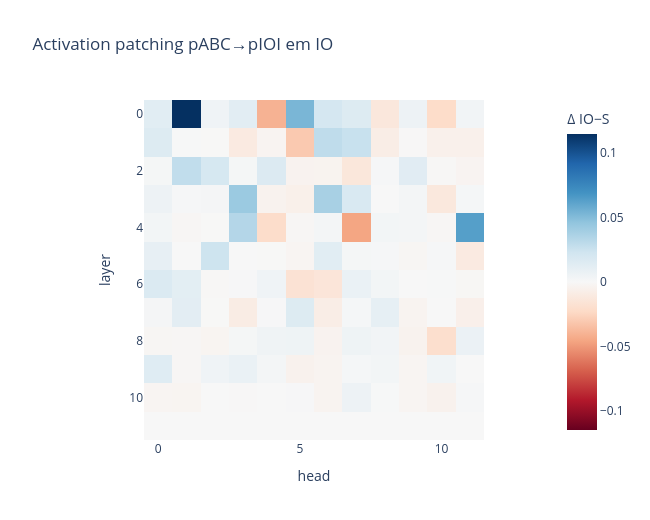
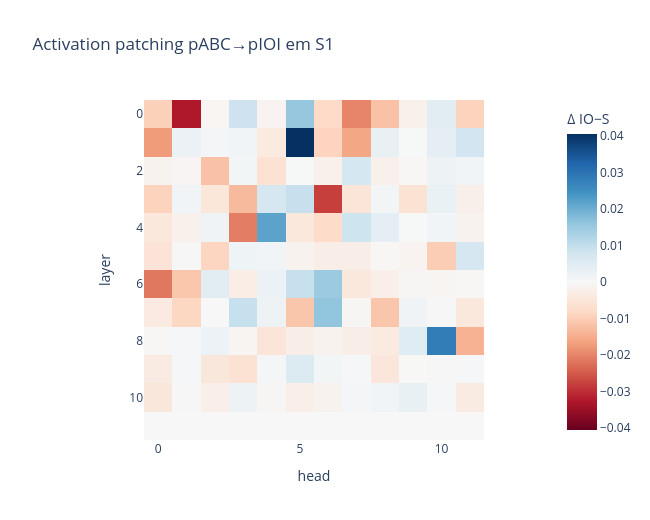
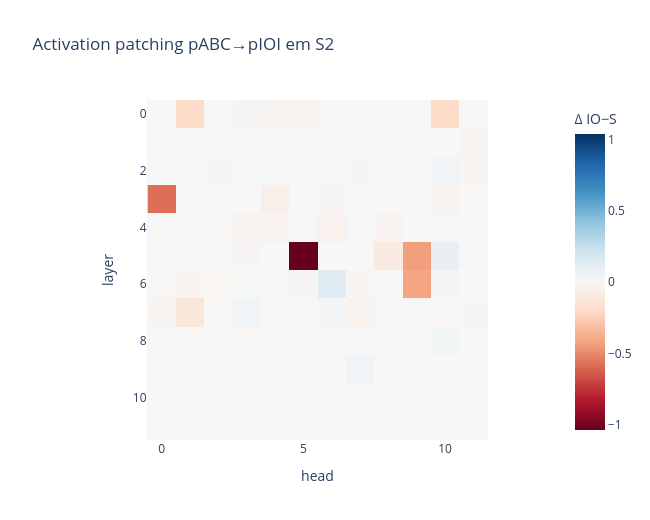
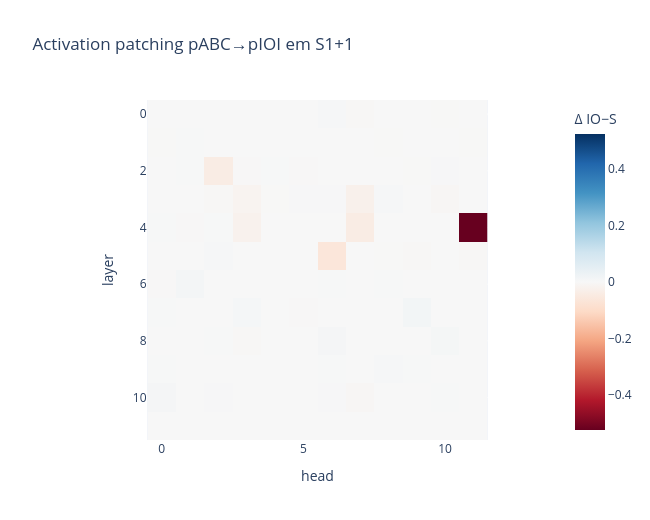

Notebook code for these charts, in order:
### Markdown cell above
## Activation patching `pABC → pIOI`

Para cada célula layer×head×posição, substituímos no forward pIOI somente o `hook_result` daquela cabeça e posição pelo valor correspondente de pABC. O efeito é `métrica_patched − métrica_pIOI`, medido como Δ IO−S bruto em N=64; as 720 intervenções cobrem 12 layers × 12 heads × 5 posições.

A convenção de sinal mudou em relação aos notebooks didáticos. Lá, *recovery* positivo media quanto uma ativação limpa restaurava o comportamento de uma execução corrompida. Aqui fazemos o sentido oposto — inserimos pABC em pIOI —, então Δ negativo indica perda de comportamento útil. Δ positivo também pode ser coerente: ao substituir um Negative Name Mover, removemos parte de sua contribuição contrária a IO e a diferença IO−S pode aumentar.

Não usamos uma *normalized metric*: o efeito permanece na mesma unidade da baseline IO−S.

### Code cell
was_use_attn_result = bool(model.cfg.use_attn_result)
model.set_use_attn_result(True)
try:
    patch_matrix = activation_patch_matrix(
        model=model,
        target_tokens=ioi_tokens,
        source_cache=abc_cache,
        metric=metric,
        target_positions=dataset.positions,
        source_positions=dataset.positions,
        semantic_positions=SEMANTIC_POSITIONS,
        activation="result",
    )
finally:
    model.set_use_attn_result(was_use_attn_result)

# A matriz tem shape [12 layers, 12 heads, 5 posições]; subtrair a baseline produz Δ IO−S bruto.
patch_effect = patch_matrix.values - baseline
assert patch_effect.shape == (12, 12, len(SEMANTIC_POSITIONS))
position_axis = {position: i for i, position in enumerate(SEMANTIC_POSITIONS)}

for position_index, position in enumerate(SEMANTIC_POSITIONS):
    fig = px.imshow(
        patch_effect[:, :, position_index].float().cpu(),
        labels={"x": "head", "y": "layer", "color": "Δ IO−S"},
        title=f"Activation patching pABC→pIOI em {position.value}",
        color_continuous_scale="RdBu",
        color_continuous_midpoint=0,
        aspect="equal",
    )
    fig.update_layout(width=650, height=520)
    fig.show()

# Reunimos somente o efeito na posição atribuída a cada nó publicado e depois agregamos por classe funcional.
class_summary = {}
for circuit_class, nodes in PUBLISHED_CIRCUIT.items():
    effects = [
        patch_effect[node.layer, node.head, position_axis[node.position]].item()
        for node in nodes
    ]
    class_summary[circuit_class.value] = {
        "n_nodes": len(nodes),
        "mean_patch_effect": sum(effects) / len(effects),
        "nodes": [
            {
                "layer": node.layer,
                "head": node.head,
                "position": node.position.value,
                "patch_effect": effect,
            }
            for node, effect in zip(nodes, effects)
        ],
    }

# Este resumo por classe é a ponte entre os mapas individuais e as arestas testadas no notebook 07.
for circuit_class in CircuitClass:
    summary = class_summary[circuit_class.value]
    print(
        f"{circuit_class.value:22s} n={summary['n_nodes']:2d} "
        f"mean Δ={summary['mean_patch_effect']:+.4f}"
    )

### Figure 1 — Plotly figure (JSON) as saved in the notebook; plotly's stock layout.template omitted (floating-point values rounded to 4 significant figures; data arrays with more than 128 entries replaced by an {"elided": "..."} marker saying what was removed)
{"data": [{"coloraxis": "coloraxis", "hovertemplate": "head: %{x}<br>layer: %{y}<br>Δ IO−S: %{z}<extra></extra>", "name": "0", "type": "heatmap", "xaxis": "x", "yaxis": "y", "z": {"elided": "12x12 float values"}}], "layout": {"coloraxis": {"autocolorscale": false, "cmid": 0, "colorbar": {"title": {"text": "Δ IO−S"}}, "colorscale": [[0, "rgb(103,0,31)"], [0.1, "rgb(178,24,43)"], [0.2, "rgb(214,96,77)"], [0.3, "rgb(244,165,130)"], [0.4, "rgb(253,219,199)"], [0.5, "rgb(247,247,247)"], [0.6, "rgb(209,229,240)"], [0.7, "rgb(146,197,222)"], [0.8, "rgb(67,147,195)"], [0.9, "rgb(33,102,172)"], [1, "rgb(5,48,97)"]]}, "height": 520, "title": {"text": "Activation patching pABC→pIOI em IO"}, "width": 650, "xaxis": {"anchor": "y", "constrain": "domain", "domain": [0, 1], "scaleanchor": "y", "title": {"text": "head"}}, "yaxis": {"anchor": "x", "autorange": "reversed", "constrain": "domain", "domain": [0, 1], "title": {"text": "layer"}}}}

### Figure 2 — Plotly figure (JSON) as saved in the notebook; plotly's stock layout.template omitted (floating-point values rounded to 4 significant figures; data arrays with more than 128 entries replaced by an {"elided": "..."} marker saying what was removed)
{"data": [{"coloraxis": "coloraxis", "hovertemplate": "head: %{x}<br>layer: %{y}<br>Δ IO−S: %{z}<extra></extra>", "name": "0", "type": "heatmap", "xaxis": "x", "yaxis": "y", "z": {"elided": "12x12 float values"}}], "layout": {"coloraxis": {"autocolorscale": false, "cmid": 0, "colorbar": {"title": {"text": "Δ IO−S"}}, "colorscale": [[0, "rgb(103,0,31)"], [0.1, "rgb(178,24,43)"], [0.2, "rgb(214,96,77)"], [0.3, "rgb(244,165,130)"], [0.4, "rgb(253,219,199)"], [0.5, "rgb(247,247,247)"], [0.6, "rgb(209,229,240)"], [0.7, "rgb(146,197,222)"], [0.8, "rgb(67,147,195)"], [0.9, "rgb(33,102,172)"], [1, "rgb(5,48,97)"]]}, "height": 520, "title": {"text": "Activation patching pABC→pIOI em S1"}, "width": 650, "xaxis": {"anchor": "y", "constrain": "domain", "domain": [0, 1], "scaleanchor": "y", "title": {"text": "head"}}, "yaxis": {"anchor": "x", "autorange": "reversed", "constrain": "domain", "domain": [0, 1], "title": {"text": "layer"}}}}

### Figure 3 — Plotly figure (JSON) as saved in the notebook; plotly's stock layout.template omitted (floating-point values rounded to 4 significant figures; data arrays with more than 128 entries replaced by an {"elided": "..."} marker saying what was removed)
{"data": [{"coloraxis": "coloraxis", "hovertemplate": "head: %{x}<br>layer: %{y}<br>Δ IO−S: %{z}<extra></extra>", "name": "0", "type": "heatmap", "xaxis": "x", "yaxis": "y", "z": {"elided": "12x12 float values"}}], "layout": {"coloraxis": {"autocolorscale": false, "cmid": 0, "colorbar": {"title": {"text": "Δ IO−S"}}, "colorscale": [[0, "rgb(103,0,31)"], [0.1, "rgb(178,24,43)"], [0.2, "rgb(214,96,77)"], [0.3, "rgb(244,165,130)"], [0.4, "rgb(253,219,199)"], [0.5, "rgb(247,247,247)"], [0.6, "rgb(209,229,240)"], [0.7, "rgb(146,197,222)"], [0.8, "rgb(67,147,195)"], [0.9, "rgb(33,102,172)"], [1, "rgb(5,48,97)"]]}, "height": 520, "title": {"text": "Activation patching pABC→pIOI em S2"}, "width": 650, "xaxis": {"anchor": "y", "constrain": "domain", "domain": [0, 1], "scaleanchor": "y", "title": {"text": "head"}}, "yaxis": {"anchor": "x", "autorange": "reversed", "constrain": "domain", "domain": [0, 1], "title": {"text": "layer"}}}}

### Figure 4 — Plotly figure (JSON) as saved in the notebook; plotly's stock layout.template omitted (floating-point values rounded to 4 significant figures; data arrays with more than 128 entries replaced by an {"elided": "..."} marker saying what was removed)
{"data": [{"coloraxis": "coloraxis", "hovertemplate": "head: %{x}<br>layer: %{y}<br>Δ IO−S: %{z}<extra></extra>", "name": "0", "type": "heatmap", "xaxis": "x", "yaxis": "y", "z": {"elided": "12x12 float values"}}], "layout": {"coloraxis": {"autocolorscale": false, "cmid": 0, "colorbar": {"title": {"text": "Δ IO−S"}}, "colorscale": [[0, "rgb(103,0,31)"], [0.1, "rgb(178,24,43)"], [0.2, "rgb(214,96,77)"], [0.3, "rgb(244,165,130)"], [0.4, "rgb(253,219,199)"], [0.5, "rgb(247,247,247)"], [0.6, "rgb(209,229,240)"], [0.7, "rgb(146,197,222)"], [0.8, "rgb(67,147,195)"], [0.9, "rgb(33,102,172)"], [1, "rgb(5,48,97)"]]}, "height": 520, "title": {"text": "Activation patching pABC→pIOI em S1+1"}, "width": 650, "xaxis": {"anchor": "y", "constrain": "domain", "domain": [0, 1], "scaleanchor": "y", "title": {"text": "head"}}, "yaxis": {"anchor": "x", "autorange": "reversed", "constrain": "domain", "domain": [0, 1], "title": {"text": "layer"}}}}
